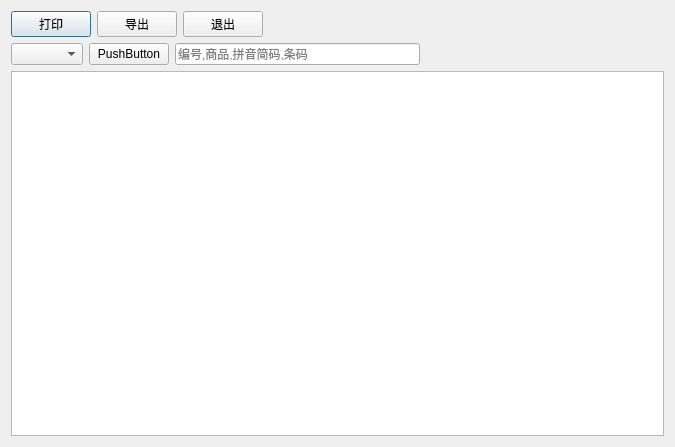
<?xml version="1.0" encoding="UTF-8"?>
<ui version="4.0">
 <class>w_i_inventory_query</class>
 <widget class="QDialog" name="w_i_inventory_query">
  <property name="geometry">
   <rect>
    <x>0</x>
    <y>0</y>
    <width>675</width>
    <height>447</height>
   </rect>
  </property>
  <property name="windowTitle">
   <string>Dialog</string>
  </property>
  <layout class="QVBoxLayout" name="verticalLayout">
   <item>
    <layout class="QHBoxLayout" name="horizontalLayout">
     <item>
      <widget class="lds_toolbar_button" name="pushButton_print">
       <property name="text">
        <string>打印</string>
       </property>
       <property name="outer_stylesheet" stdset="0">
        <string>pushbutton</string>
       </property>
      </widget>
     </item>
     <item>
      <widget class="lds_toolbar_button" name="pushButton_export">
       <property name="text">
        <string>导出</string>
       </property>
       <property name="outer_stylesheet" stdset="0">
        <string>pushbutton</string>
       </property>
      </widget>
     </item>
     <item>
      <widget class="lds_toolbar_button" name="pushButton_exit">
       <property name="text">
        <string>退出</string>
       </property>
       <property name="outer_stylesheet" stdset="0">
        <string>pushbutton</string>
       </property>
      </widget>
     </item>
     <item>
      <spacer name="horizontalSpacer_2">
       <property name="orientation">
        <enum>Qt::Horizontal</enum>
       </property>
       <property name="sizeHint" stdset="0">
        <size>
         <width>40</width>
         <height>20</height>
        </size>
       </property>
      </spacer>
     </item>
    </layout>
   </item>
   <item>
    <layout class="QHBoxLayout" name="horizontalLayout_2">
     <item>
      <widget class="lds_ComboBox" name="comboBox_report_type"/>
     </item>
     <item>
      <widget class="lds_toolbar_button" name="pushButton_dish_type">
       <property name="text">
        <string>PushButton</string>
       </property>
       <property name="outer_stylesheet" stdset="0">
        <string>pushbutton</string>
       </property>
      </widget>
     </item>
     <item>
      <widget class="QLineEdit" name="lineEdit">
       <property name="placeholderText">
        <string>编号,商品,拼音简码,条码</string>
       </property>
      </widget>
     </item>
     <item>
      <spacer name="horizontalSpacer">
       <property name="orientation">
        <enum>Qt::Horizontal</enum>
       </property>
       <property name="sizeHint" stdset="0">
        <size>
         <width>40</width>
         <height>20</height>
        </size>
       </property>
      </spacer>
     </item>
    </layout>
   </item>
   <item>
    <widget class="lds_tableview_sum" name="tableView"/>
   </item>
  </layout>
 </widget>
 <customwidgets>
  <customwidget>
   <class>lds_toolbar_button</class>
   <extends>QPushButton</extends>
   <header>lds_toolbar_button.h</header>
  </customwidget>
  <customwidget>
   <class>lds_ComboBox</class>
   <extends>QComboBox</extends>
   <header>lds_combobox.h</header>
  </customwidget>
  <customwidget>
   <class>lds_tableview_sum</class>
   <extends>QTableView</extends>
   <header>lds_tableview_sum.h</header>
  </customwidget>
 </customwidgets>
 <resources/>
 <connections/>
</ui>
